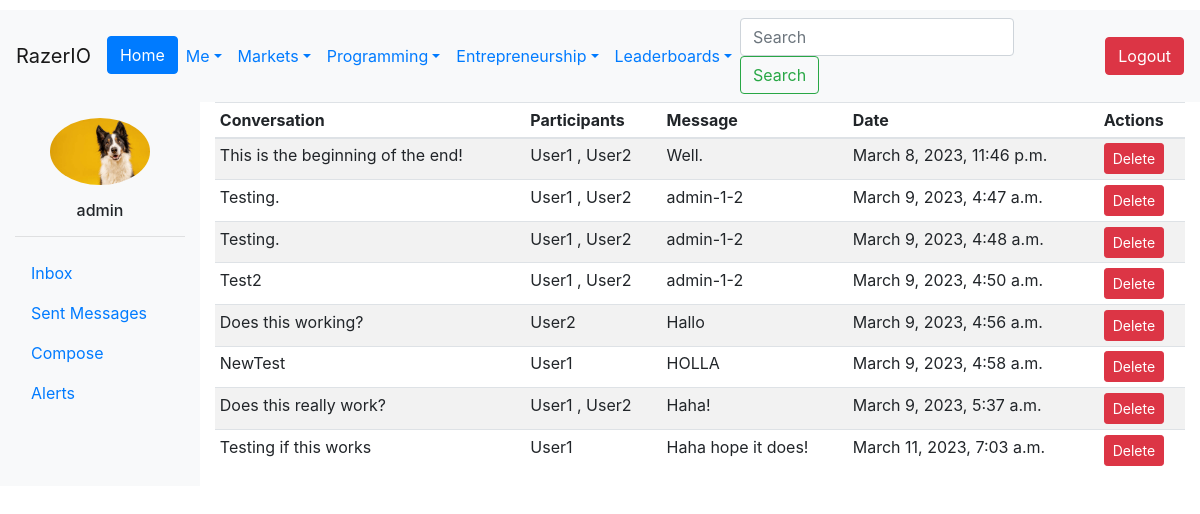
The app's page /outbox/ (signed in), older data.
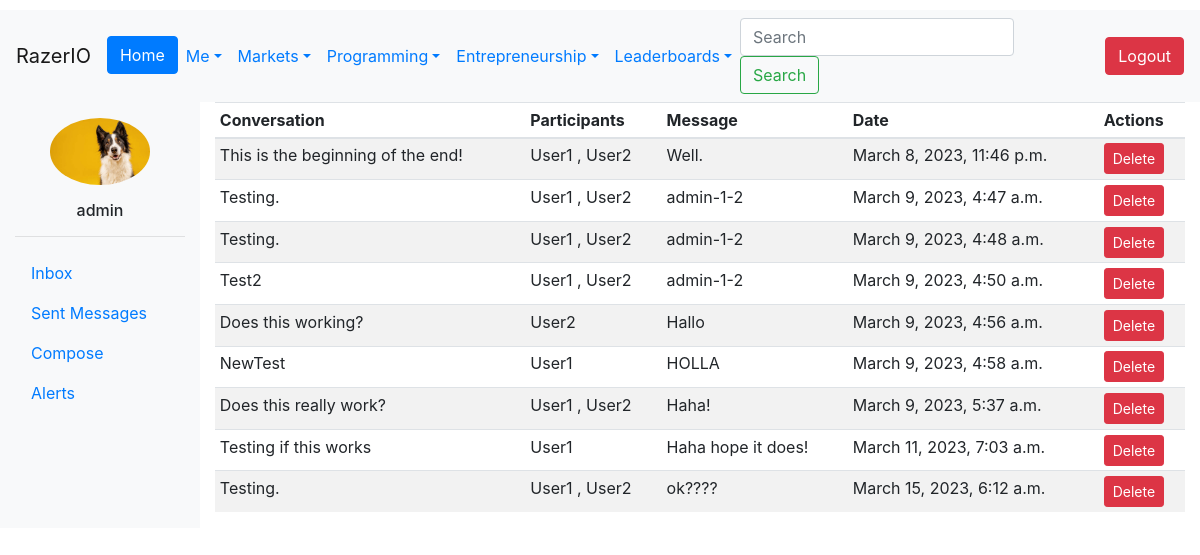
The same page, newer data.
### MessagingAlerts/models.py (models this page shows, shortened)
class Message(models.Model):
    sender = models.ForeignKey(User, on_delete=models.CASCADE, related_name='send_messages')
    content = models.TextField(max_length=10000)
    timestamp = models.DateTimeField(auto_now_add=True)
    conversation = models.ForeignKey(Conversation, on_delete=models.CASCADE)

class Conversation(models.Model):
    participants = models.ManyToManyField(User, through='Participant', related_name='conversations')
    created_at = models.DateTimeField(auto_now_add=True)
    subject = models.TextField(max_length=256, blank=True, null=True)

### Users/models.py (models this page shows, shortened)
class CustomUser(AbstractUser):
    Bio = models.CharField(max_length=240, default='')
    Salary = models.IntegerField(default=0)
    Company = models.ForeignKey('Company.Company', on_delete=models.CASCADE,
                                   null=True, blank=True)
    Country = models.ForeignKey(Country, on_delete=models.CASCADE, null=True)
    Region = models.ForeignKey(Region, on_delete=models.CASCADE, null=True)
    ProfilePic = models.ImageField(upload_to=upload_to, null=True, blank=True)
    Skill = models.ManyToManyField(Skill, through="User_Skill")
    Company_Verified_Email = models.BooleanField(default=False)
    badges = models.JSONField(default=dict)

### MessagingAlerts/views.py (the view)
# urls.py: path('outbox/', outbox, name='outbox'),
def outbox(request):
    user = request.user
    messages = Message.objects.filter(sender=user).select_related('conversation')
    conversations = Conversation.objects.filter(participants=user).select_related('participants')
    context = {'messages':messages, 'conversations':conversations, }
    return render(request, 'outbox.html', context=context)

### templates/outbox.html
{% extends 'base.html' %}
{% load static %}
{% block content %}
  <div class="container-fluid">
    <div class="row">
      <div class="col-md-2 col-sm-3 bg-light">
        <div class="pt-3">
          {% if request.user.ProfilePic %}
            <img src="{{ request.user.ProfilePic.url }}" alt="Profile Image" class="rounded-circle mx-auto d-block img-fluid" width="100">
          {% else %}
            <img src="{% static 'img/pfp.jpg' %}" alt="Profile Image" class="rounded-circle mx-auto d-block img-fluid" width="100">
          {% endif %}
          <h6 class="text-center mt-3">{{ request.user.username }}</h6>
        </div>
        <hr>
        <ul class="nav flex-column">
          <li class="nav-item">
            <a class="nav-link" href="{% url 'inbox' %}">Inbox</a>
          </li>
          <li class="nav-item">
            <a class="nav-link" href="{% url 'outbox' %}">Sent Messages</a>
          </li>
          <li class="nav-item">
            <a class="nav-link" href="{% url 'new_conversation' %}">Compose</a>
          </li>
          <li class="nav-item">
            <a class="nav-link" href="{% url 'alerts' %}">Alerts</a>
          </li>
        </ul>
      </div>
      <div class="col-md-10 col-sm-9">
        {% if messages %}
          <div class="table-responsive">
            <table class="table table-striped table-sm">
              <thead>
                <tr>
                  <th>Conversation</th>
                  <th>Participants</th>
                  <th>Message</th>
                  <th>Date</th>
                  <th>Actions</th>
                </tr>
              </thead>
              <tbody>
                {% for message in messages %}
                  <tr>
                    <td>{{ message.conversation.subject }}</td>
                    <td>
                      {% for participant in message.conversation.participants.all %}
                        {% if participant != message.sender %}
                          {{ participant.username }}
                          {% if not forloop.last %}, {% endif %}
                        {% endif %}
                      {% endfor %}
                    </td>
                    <td>{{ message.content }}</td>
                    <td>{{ message.timestamp }}</td>
                    <td>
                      <a href="#" class="btn btn-danger btn-sm">Delete</a>
                    </td>
                  </tr>
                {% endfor %}
              </tbody>
            </table>
          </div>
        {% else %}
          <p>You have no messages in your outbox.</p>
        {% endif %}
      </div>
    </div>
  </div>
{% endblock %}

Row changes from the older to the newer data that the page shows:
added Message: conversation.subject "Testing.", content "ok????", timestamp "March 15, 2023, 6:12 a.m.", CustomUser (username "User1"), CustomUser (username "User2")
